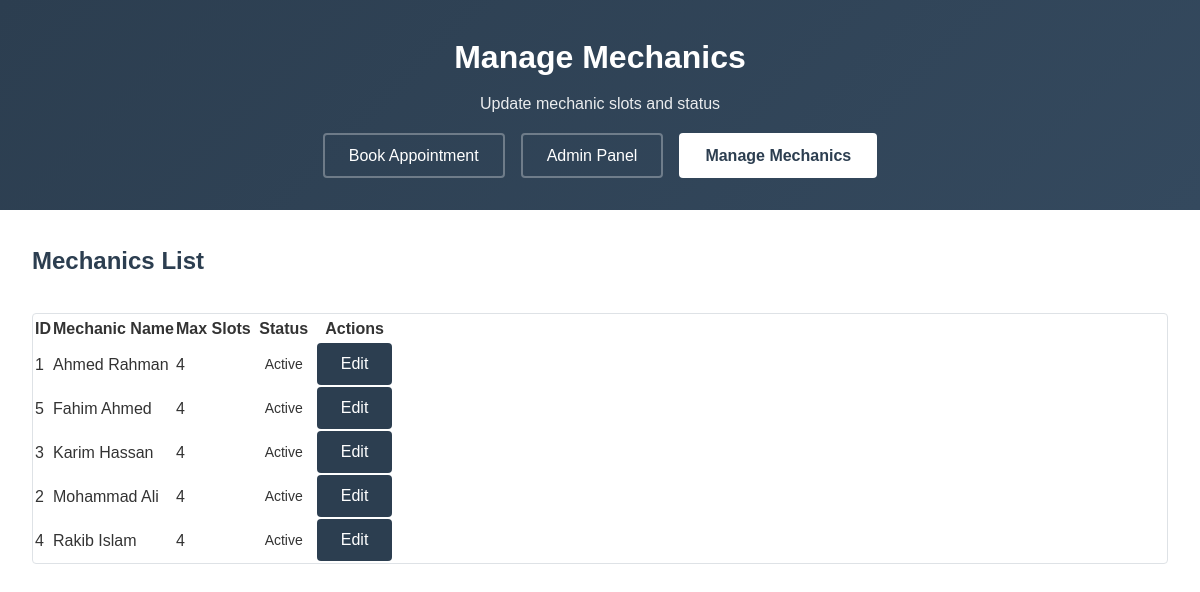
The page /manage_mechanics.php on the database its author committed.
### tables this page shows
CREATE TABLE mechanics (
    mechanic_id INT AUTO_INCREMENT PRIMARY KEY,
    mechanic_name VARCHAR(100) NOT NULL,
    max_clients INT DEFAULT 4,
    status ENUM('active', 'inactive') DEFAULT 'active',
    created_at TIMESTAMP DEFAULT CURRENT_TIMESTAMP
);

### manage_mechanics.php (the view, shortened to what this page needs)
<?php
$conn = getDBConnection();
$mechanics_query = "SELECT mechanic_id, mechanic_name, max_clients, status FROM mechanics ORDER BY mechanic_name";
$mechanics_result = $conn->query($mechanics_query);
$mechanics = [];
if ($mechanics_result && $mechanics_result->num_rows > 0) {
    while ($row = $mechanics_result->fetch_assoc()) {
        $mechanics[] = $row;
    }
}
?>
<!DOCTYPE html>
<html lang="en">
<head>
    <link rel="stylesheet" href="style.css">
</head>
<body>
    <div class="container">
        <header>
            <h1>Manage Mechanics</h1>
            <p>Update mechanic slots and status</p>
            <nav>
                <a href="index.php">Book Appointment</a>
                <a href="admin.php">Admin Panel</a>
                <a href="manage_mechanics.php" class="active">Manage Mechanics</a>
            </nav>
        </header>
        <main>
            <div class="admin-container">
                <div class="admin-header">
                    <h2>Mechanics List</h2>
                </div>
                <div class="table-container">
                    <table class="admin-table">
                        <thead>
                            <tr>
                                <th>ID</th>
                                <th>Mechanic Name</th>
                                <th>Max Slots</th>
                                <th>Status</th>
                                <th>Actions</th>
                            </tr>
                        </thead>
                        <tbody>
                            <?php if (empty($mechanics)): ?>
                                <tr>
                                    <td colspan="5" style="text-align: center; color: #7f8c8d;">No mechanics found</td>
                                </tr>
                            <?php else: ?>
                                <?php foreach ($mechanics as $mechanic): ?>
                                    <tr>
                                        <td><?php echo htmlspecialchars($mechanic['mechanic_id']); ?></td>
                                        <td><?php echo htmlspecialchars($mechanic['mechanic_name']); ?></td>
                                        <td><?php echo htmlspecialchars($mechanic['max_clients']); ?></td>
                                        <td>
                                            <span class="status-badge status-<?php echo $mechanic['status']; ?>">
                                                <?php echo ucfirst(htmlspecialchars($mechanic['status'])); ?>
                                            </span>
                                        </td>
                                        <td>
                                            <button class="btn btn-primary btn-small" onclick="editMechanic(<?php echo $mechanic['mechanic_id']; ?>, '<?php echo htmlspecialchars($mechanic['mechanic_name']); ?>', <?php echo $mechanic['max_clients']; ?>, '<?php echo $mechanic['status']; ?>')">Edit</button>
                                        </td>
                                    </tr>
                                <?php endforeach; ?>
                            <?php endif; ?>
                        </tbody>
                    </table>
                </div>
            </div>
        </main>
    </div>
</body>
</html>

### style.css (style rules this page uses)
* { margin: 0; padding: 0; box-sizing: border-box; }
body { font-family: Arial, Helvetica, sans-serif; line-height: 1.6; color: #333; background-color: #f4f4f4; }
.container { max-width: 1200px; margin: 0 auto; background-color: #fff; min-height: 100vh; display: flex; flex-direction: column; }
header { background: linear-gradient(135deg, #2c3e50 0%, #34495e 100%); color: #fff; padding: 2rem; text-align: center; }
header h1 { font-size: 2rem; margin-bottom: 0.5rem; }
header p { font-size: 1rem; opacity: 0.9; margin-bottom: 1rem; }
nav { margin-top: 1rem; display: flex; justify-content: center; gap: 1rem; }
nav a { color: #fff; text-decoration: none; padding: 0.5rem 1.5rem; border: 2px solid rgba(255, 255, 255, 0.3); border-radius: 4px; transition: all 0.3s ease; }
nav a.active { background-color: #fff; color: #2c3e50; font-weight: bold; }
main { flex: 1; padding: 2rem; }
.btn { padding: 0.75rem 1.5rem; border: none; border-radius: 4px; font-size: 1rem; cursor: pointer; transition: all 0.3s ease; font-weight: 500; }
.btn-primary { background-color: #2c3e50; color: #fff; }
.admin-container { max-width: 100%; }
.admin-header { display: flex; justify-content: space-between; align-items: center; margin-bottom: 2rem; flex-wrap: wrap; gap: 1rem; }
.admin-header h2 { color: #2c3e50; font-size: 1.5rem; }
.table-container { overflow-x: auto; border: 1px solid #dee2e6; border-radius: 4px; }
.status-badge { display: inline-block; padding: 0.25rem 0.75rem; border-radius: 12px; font-size: 0.875rem; font-weight: 500; }

### rows shown on the page
mechanics: mechanic_id "1", mechanic_name "Ahmed Rahman", max_clients "4", status "Active"
mechanics: mechanic_id "5", mechanic_name "Fahim Ahmed", max_clients "4", status "Active"
mechanics: mechanic_id "3", mechanic_name "Karim Hassan", max_clients "4", status "Active"
mechanics: mechanic_id "2", mechanic_name "Mohammad Ali", max_clients "4", status "Active"
mechanics: mechanic_id "4", mechanic_name "Rakib Islam", max_clients "4", status "Active"
